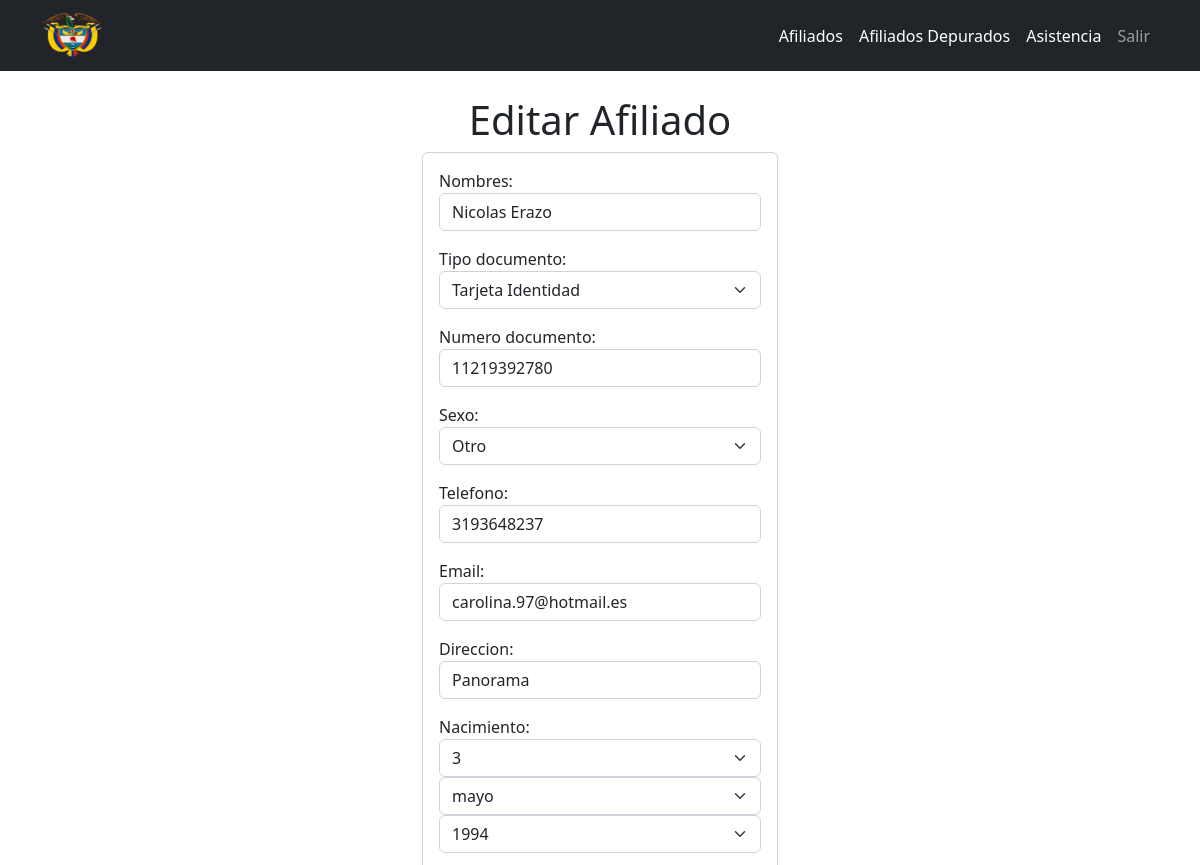
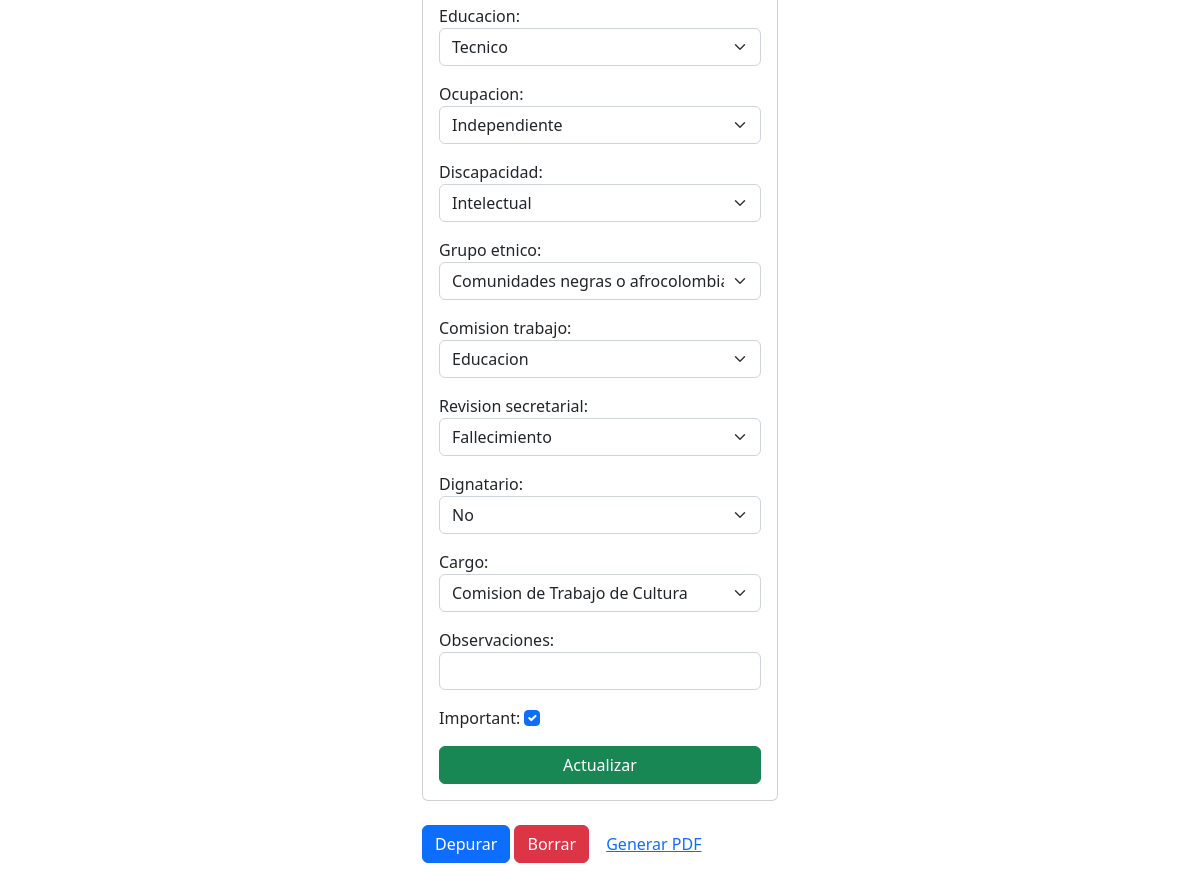
Page /afiliados/2/ (signed in) on the committed database (2 pictures, top to bottom).
### libro/models.py (models this page shows, shortened)
class Afiliado(models.Model):
    nombres = models.TextField(max_length=100)
    tipo_documento = models.TextField(max_length=100)
    numero_documento = models.BigIntegerField()
    sexo = models.CharField(max_length=10)
    telefono = models.BigIntegerField()
    email = models.EmailField(max_length=100)
    direccion = models.TextField(max_length=100)
    nacimiento = models.DateField(blank=True)
    educacion = models.TextField(max_length=100)
    ocupacion = models.TextField(max_length=100)
    discapacidad = models.TextField(max_length=100)
    grupo_etnico = models.TextField(max_length=100)
    comision_trabajo = models.TextField(max_length=100)
    revision_secretarial = models.TextField(max_length=100)
    dignatario = models.TextField(max_length=100)
    cargo = models.TextField(max_length=100)
    observaciones = models.TextField(blank=True, max_length=100)
    created = models.DateTimeField(auto_now_add=True)
    datecompleted = models.DateTimeField(null=True, blank=True)
    important = models.BooleanField(default=False)
    user = models.ForeignKey(User, on_delete=models.CASCADE)

### libro/views.py (the view, shortened to what this page needs)
# urls.py: path('afiliados/<int:afiliado_id>/', views.afiliado_detail, name='afiliado_detail'),
@login_required
def afiliado_detail(request, afiliado_id):
    if request.method == 'GET':
        afiliado = get_object_or_404(
            Afiliado, pk=afiliado_id, user=request.user)
        form = crearAfiliado(instance=afiliado)
        return render(request, 'afiliado_detail.html', {'afiliado': afiliado, 'form': form})

### libro/templates/afiliado_detail.html (shortened to what this page needs)
{% extends 'base.html' %}
{% block content %}
<main class="container py-4">
    <div class="row">
        <div class="col-md-4 offset-md-4">
            <h1 class="text-center">Editar Afiliado</h1>
            <form method="POST"class="card card-body">
                {{form.as_p}}
                <button class="btn btn-success">Actualizar</button>
            </form>
            <div class="mt-4 d-flex">
                <form action="{% url 'afiliado_completed' afiliado.id %}" method="POST">
                    <button class="btn btn-primary">Depurar</button>
                </form>
                <form action="{% url 'afiliado_delete' afiliado.id %}" method="POST">
                    <button class="btn btn-danger">Borrar</button>
                </form>
                <form action="{% url 'afiliado_pdf' afiliado.id %}" method="POST">
                    <button class="btn btn-link">Generar PDF</button>
                </form>
            </div>
        </div>
    </div>
</main>
{% endblock %}

### libro/static/css/navbar-top-fixed.css (style rules this page uses)
body { min-height: 40rem; padding-top: 4.5rem; }

### rows in the picture
Afiliado: nombres "Nicolas Erazo", tipo_documento "Tarjeta Identidad", numero_documento "11219392780", sexo "Otro", telefono "3193648237", email "carolina.97@hotmail.es", direccion "Panorama", educacion "Tecnico", ocupacion "Independiente", discapacidad "Intelectual", grupo_etnico "Comunidades negras o afrocolombianas", comision_trabajo "Educacion", revision_secretarial "Fallecimiento", dignatario "No", cargo "Comision de Trabajo de Cultura", important "☑"
